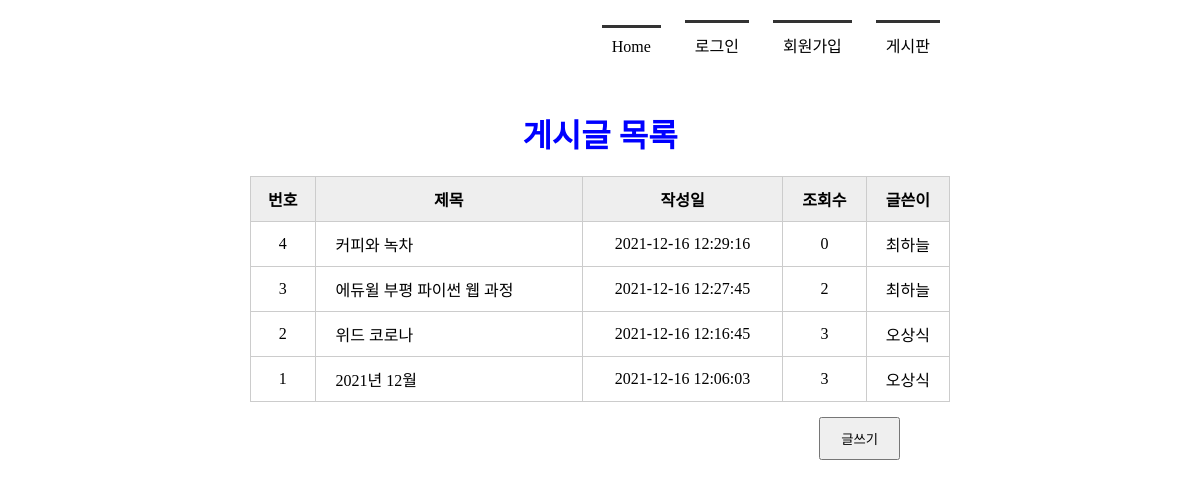
Page /boardlist/ on the committed database.
### tables this page shows
CREATE TABLE board(
        bno INTEGER PRIMARY KEY AUTOINCREMENT,
        title TEXT NOT NULL,
        content TEXT NOT NULL,
        create_date TIMESTAMP DATE DEFAULT (datetime('now', 'localtime')),
        hit INTEGER,
        mid CHAR(5) NOT NULL,
        FOREIGN KEY(mid) REFERENCES member(mid) ON DELETE CASCADE
    );

### app.py (the view)
@app.route('/boardlist/')
def boardlist():
    conn = getconn()
    cur = conn.cursor()
    sql = "SELECT * FROM board ORDER BY bno DESC"
    cur.execute(sql)
    rs = cur.fetchall()
    conn.close()
    return render_template('boardlist.html', rs=rs)

### app.py (called while the page is built)
def getconn():
    conn = sqlite3.connect('./memberdb.db')
    return conn

### templates/boardlist.html (shortened to what this page needs)
<!DOCTYPE html>
<html lang="en">
<head>
    <link rel="stylesheet" href="{{ url_for('static', filename='css/style.css') }}">
</head>
<body>
    <div id="container">
        {% include 'navbar.html' %}
        <section>
            <h1>게시글 목록</h1>
            <table class="tbl_bo_list">
                <tr>
                    <th>번호</th><th>제목</th><th>작성일</th><th>조회수</th><th>글쓴이</th>
                </tr>
                {% for i in rs %}
                <tr>
                    <td>{{ i[0] }}</td>
                    <td><a href="{{ url_for('board_view', bno=i[0] ) }}">{{ i[1] }}</a></td>
                    <td>{{ i[3] }}</td>
                    <td>{{ i[4] }}</td>
                    <td>{{ i[5] }}</td>
                </tr>
                {% endfor %}
            </table>
            <div class="btn_write">
                <input type="button" value="글쓰기" onclick="goWrite()">
            </div>
        </section>
    </div>
</body>
</html>

### static/css/style.css (style rules this page uses)
* { margin: 0; padding: 0; }
#container { width: 1000px; margin: 10px auto; }
section { text-align:center }
section h1 { font-size:2em; color:#00f; }
section table { width: 600px; margin: 0 auto; border-collapse:collapse }
section h1 { margin-bottom: 20px; }
section table, th, td { border: 1px solid #ccc; padding: 10px }
section table th { background-color: #eee }
section table a { color: #000; }
section .tbl_bo_list { width:700px; margin:0 auto; }
section .tbl_bo_list tr td:nth-child(2) { text-align:left; padding-left:20px; }
section .tbl_bo_list a { text-decoration:none; color:#000; }
section .btn_write { text-align: right; margin: 15px 200px; }
section .btn_write input { padding: 10px 20px; }

### rows in the picture
board: bno "4", title "커피와 녹차", create_date "2021-12-16 12:29:16", hit "0", mid "최하늘"
board: bno "3", title "에듀윌 부평 파이썬 웹 과정", create_date "2021-12-16 12:27:45", hit "2", mid "최하늘"
board: bno "2", title "위드 코로나", create_date "2021-12-16 12:16:45", hit "3", mid "오상식"
board: bno "1", title "2021년 12월", create_date "2021-12-16 12:06:03", hit "3", mid "오상식"
